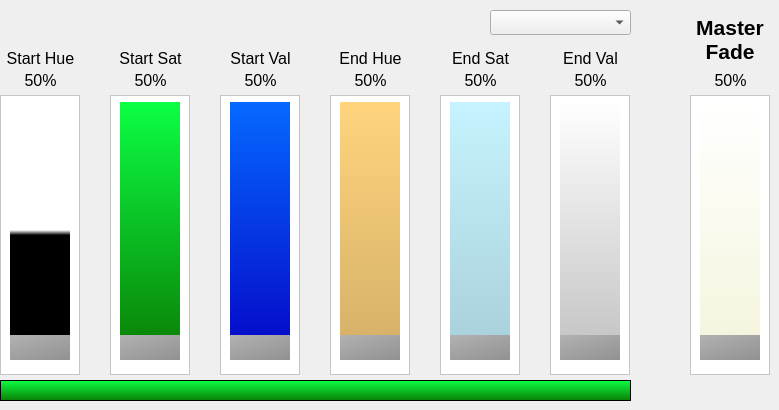
     <widget class="QWidget" name="tabGradient">
      <attribute name="title">
       <string>Gradient</string>
      </attribute>
      <widget class="QSlider" name="sldStartVal">
       <property name="geometry">
        <rect>
         <x>230</x>
         <y>100</y>
         <width>60</width>
         <height>260</height>
        </rect>
       </property>
       <property name="styleSheet">
        <string notr="true">QSlider::groove:vertical {

    width: 80px; /* the groove expands to the size of the slider by default. by giving it a height, it has a fixed size */
    background: qlineargradient(x1:0, y1:0, x2:0, y2:1, stop:0 rgb(5, 105, 255), stop:1 rgb(5, 5, 198));
    margin: 2px 0;
}

QSlider::handle:vertical {
    background: qlineargradient(x1:0, y1:0, x2:1, y2:1, stop:0 #b4b4b4, stop:1 #8f8f8f);

    height: 25px;
    margin: -2px 0; /* handle is placed by default on the contents rect of the groove. Expand outside the groove */
    border-radius: 8px;
}</string>
       </property>
       <property name="maximum">
        <number>255</number>
       </property>
       <property name="orientation">
        <enum>Qt::Vertical</enum>
       </property>
      </widget>
      <widget class="QFrame" name="brdEndHue">
       <property name="geometry">
        <rect>
         <x>330</x>
         <y>95</y>
         <width>80</width>
         <height>280</height>
        </rect>
       </property>
       <property name="styleSheet">
        <string notr="true">background:rgb(255,255,255)</string>
       </property>
       <property name="frameShape">
        <enum>QFrame::StyledPanel</enum>
       </property>
       <property name="frameShadow">
        <enum>QFrame::Raised</enum>
       </property>
      </widget>
      <widget class="QFrame" name="brdStartHue">
       <property name="geometry">
        <rect>
         <x>0</x>
         <y>95</y>
         <width>80</width>
         <height>280</height>
        </rect>
       </property>
       <property name="styleSheet">
        <string notr="true">background:rgb(255,255,255)</string>
       </property>
       <property name="frameShape">
        <enum>QFrame::StyledPanel</enum>
       </property>
       <property name="frameShadow">
        <enum>QFrame::Raised</enum>
       </property>
      </widget>
      <widget class="QSlider" name="sldEndSat">
       <property name="geometry">
        <rect>
         <x>450</x>
         <y>100</y>
         <width>60</width>
         <height>260</height>
        </rect>
       </property>
       <property name="styleSheet">
        <string notr="true">

QSlider::groove:vertical {
    width:80px; /* the groove expands to the size of the slider by default. by giving it a height, it has a fixed size */
    background: qlineargradient(x1:0, y1:0, x2:0, y2:1, stop:0 rgb(198, 243, 255), stop:1 rgb(168, 207, 217));
    margin: 2px 0;
}

QSlider::handle:vertical {
    background: qlineargradient(x1:0, y1:0, x2:1, y2:1, stop:0 #b4b4b4, stop:1 #8f8f8f);
    height: 25px;
    margin: -2px 0; /* handle is placed by default on the contents rect of the groove. Expand outside the groove */
    border-radius: 8px;
}</string>
       </property>
       <property name="maximum">
        <number>255</number>
       </property>
       <property name="orientation">
        <enum>Qt::Vertical</enum>
       </property>
      </widget>
      <widget class="QFrame" name="brdEndSat">
       <property name="geometry">
        <rect>
         <x>440</x>
         <y>95</y>
         <width>80</width>
         <height>280</height>
        </rect>
       </property>
       <property name="autoFillBackground">
        <bool>false</bool>
       </property>
       <property name="styleSheet">
        <string notr="true">background:rgb(255,255,255)</string>
       </property>
       <property name="frameShape">
        <enum>QFrame::StyledPanel</enum>
       </property>
       <property name="frameShadow">
        <enum>QFrame::Raised</enum>
       </property>
      </widget>
      <widget class="QFrame" name="brdStartSat">
       <property name="geometry">
        <rect>
         <x>110</x>
         <y>95</y>
         <width>80</width>
         <height>280</height>
        </rect>
       </property>
       <property name="styleSheet">
        <string notr="true">background:rgb(255,255,255)</string>
       </property>
       <property name="frameShape">
        <enum>QFrame::StyledPanel</enum>
       </property>
       <property name="frameShadow">
        <enum>QFrame::Raised</enum>
       </property>
      </widget>
      <widget class="QSlider" name="sldStartHue">
       <property name="geometry">
        <rect>
         <x>10</x>
         <y>100</y>
         <width>60</width>
         <height>260</height>
        </rect>
       </property>
       <property name="styleSheet">
        <string notr="true">QSlider::groove:vertical {
    width: 80px; /* the groove expands to the size of the slider by default. by giving it a height, it has a fixed size */
    /*border: 4px solid rgb(0,0,0);*/
    background: qlineargradient(x1:0, y1: 0.5, x2: 0, y2: 0.52, stop:0 rgb(255, 255,255), stop:1 rgb(0, 0, 0));
    margin: 2px 0;
}

QSlider::handle:vertical {
    background: qlineargradient(x1:0, y1:0, x2:1, y2:1, stop:0 #b4b4b4, stop:1 #8f8f8f);
    height: 25px;
    margin: -2px 0; /* handle is placed by default on the contents rect of the groove. Expand outside the groove */
    border-radius: 8px;
}</string>
       </property>
       <property name="maximum">
        <number>359</number>
       </property>
       <property name="orientation">
        <enum>Qt::Vertical</enum>
       </property>
      </widget>
      <widget class="QSlider" name="sldEndVal">
       <property name="geometry">
        <rect>
         <x>560</x>
         <y>100</y>
         <width>60</width>
         <height>260</height>
        </rect>
       </property>
       <property name="styleSheet">
        <string notr="true">QSlider::groove:vertical {
    width: 80px; /* the groove expands to the size of the slider by default. by giving it a height, it has a fixed size */
    background: qlineargradient(x1:0, y1:0, x2:0, y2:1, stop:0 rgb(255, 255, 255), stop:1 rgb(194, 194, 194));
    margin: 2px 0;
}

QSlider::handle:vertical {
    background: qlineargradient(x1:0, y1:0, x2:1, y2:1, stop:0 #b4b4b4, stop:1 #8f8f8f);
    height: 25px;
    margin: -2px 0; /* handle is placed by default on the contents rect of the groove. Expand outside the groove */
    border-radius: 8px;
}</string>
       </property>
       <property name="maximum">
        <number>255</number>
       </property>
       <property name="orientation">
        <enum>Qt::Vertical</enum>
       </property>
      </widget>
      <widget class="QSlider" name="sldStartSat">
       <property name="geometry">
        <rect>
         <x>120</x>
         <y>100</y>
         <width>60</width>
         <height>260</height>
        </rect>
       </property>
       <property name="styleSheet">
        <string notr="true">QSlider::groove:vertical {

    width:80px; /* the groove expands to the size of the slider by default. by giving it a height, it has a fixed size */
    background: qlineargradient(x1:0, y1:0, x2:0, y2:1, stop:0 rgb(11, 255, 68), stop:1 rgb(10, 125, 3));
    margin: 2px 0;
}

QSlider::handle:vertical {
    background: qlineargradient(x1:0, y1:0, x2:1, y2:1, stop:0 #b4b4b4, stop:1 #8f8f8f);

    height: 25px;
    margin: -2px 0; /* handle is placed by default on the contents rect of the groove. Expand outside the groove */
    border-radius: 8px;
}</string>
       </property>
       <property name="maximum">
        <number>255</number>
       </property>
       <property name="orientation">
        <enum>Qt::Vertical</enum>
       </property>
      </widget>
      <widget class="QSlider" name="sldEndHue">
       <property name="geometry">
        <rect>
         <x>340</x>
         <y>100</y>
         <width>60</width>
         <height>260</height>
        </rect>
       </property>
       <property name="styleSheet">
        <string notr="true">QSlider::groove:vertical {

    width: 80px; /* the groove expands to the size of the slider by default. by giving it a height, it has a fixed size */
    background: qlineargradient(x1:0, y1:0, x2:0, y2:1, stop:0 rgb(255, 212, 125), stop:1 rgb(211, 175, 103));
    margin: 2px 0;
}

QSlider::handle:vertical {
    background: qlineargradient(x1:0, y1:0, x2:1, y2:1, stop:0 #b4b4b4, stop:1 #8f8f8f);
    height: 25px;
    margin: -2px 0; /* handle is placed by default on the contents rect of the groove. Expand outside the groove */
    border-radius: 8px;
}</string>
       </property>
       <property name="maximum">
        <number>359</number>
       </property>
       <property name="orientation">
        <enum>Qt::Vertical</enum>
       </property>
      </widget>
      <widget class="QFrame" name="brdEndVal">
       <property name="geometry">
        <rect>
         <x>550</x>
         <y>95</y>
         <width>80</width>
         <height>280</height>
        </rect>
       </property>
       <property name="styleSheet">
        <string notr="true">background:rgb(255,255,255)</string>
       </property>
       <property name="frameShape">
        <enum>QFrame::StyledPanel</enum>
       </property>
       <property name="frameShadow">
        <enum>QFrame::Raised</enum>
       </property>
      </widget>
      <widget class="QFrame" name="brdStartVal">
       <property name="geometry">
        <rect>
         <x>220</x>
         <y>95</y>
         <width>80</width>
         <height>280</height>
        </rect>
       </property>
       <property name="styleSheet">
        <string notr="true">background:rgb(255,255,255)</string>
       </property>
       <property name="frameShape">
        <enum>QFrame::StyledPanel</enum>
       </property>
       <property name="frameShadow">
        <enum>QFrame::Raised</enum>
       </property>
      </widget>
      <widget class="QFrame" name="frameGradient">
       <property name="geometry">
        <rect>
         <x>0</x>
         <y>380</y>
         <width>631</width>
         <height>21</height>
        </rect>
       </property>
       <property name="styleSheet">
        <string notr="true">    background: qlineargradient(x1:0, y1:0, x2:0, y2:1, stop:0 rgb(11, 255, 68), stop:1 rgb(10, 125, 3));</string>
       </property>
       <property name="frameShape">
        <enum>QFrame::StyledPanel</enum>
       </property>
       <property name="frameShadow">
        <enum>QFrame::Raised</enum>
       </property>
      </widget>
      <widget class="QComboBox" name="cmbGradient_Layers">
       <property name="geometry">
        <rect>
         <x>490</x>
         <y>10</y>
         <width>141</width>
         <height>25</height>
        </rect>
       </property>
       <property name="styleSheet">
        <string notr="true">QComboBox QAbstractItemView {

    selection-background-color: rgb(0,0,127);
    selection-color: rgb(0, 0, 0);
}</string>
       </property>
      </widget>
      <widget class="QLabel" name="lblStartHue_2">
       <property name="geometry">
        <rect>
         <x>0</x>
         <y>50</y>
         <width>81</width>
         <height>17</height>
        </rect>
       </property>
       <property name="font">
        <font>
         <pointsize>12</pointsize>
        </font>
       </property>
       <property name="text">
        <string>Start Hue</string>
       </property>
       <property name="alignment">
        <set>Qt::AlignCenter</set>
       </property>
      </widget>
      <widget class="QLabel" name="lblEndSat_2">
       <property name="geometry">
        <rect>
         <x>440</x>
         <y>50</y>
         <width>81</width>
         <height>17</height>
        </rect>
       </property>
       <property name="font">
        <font>
         <pointsize>12</pointsize>
        </font>
       </property>
       <property name="text">
        <string>End Sat</string>
       </property>
       <property name="alignment">
        <set>Qt::AlignCenter</set>
       </property>
      </widget>
      <widget class="QLabel" name="lblEndVal_2">
       <property name="geometry">
        <rect>
         <x>550</x>
         <y>50</y>
         <width>81</width>
         <height>17</height>
        </rect>
       </property>
       <property name="font">
        <font>
         <pointsize>12</pointsize>
        </font>
       </property>
       <property name="text">
        <string>End Val</string>
       </property>
       <property name="alignment">
        <set>Qt::AlignCenter</set>
       </property>
      </widget>
      <widget class="QLabel" name="lblStartVal_2">
       <property name="geometry">
        <rect>
         <x>220</x>
         <y>50</y>
         <width>81</width>
         <height>17</height>
        </rect>
       </property>
       <property name="font">
        <font>
         <pointsize>12</pointsize>
        </font>
       </property>
       <property name="text">
        <string>Start Val</string>
       </property>
       <property name="alignment">
        <set>Qt::AlignCenter</set>
       </property>
      </widget>
      <widget class="QLabel" name="lblEndHue_2">
       <property name="geometry">
        <rect>
         <x>330</x>
         <y>50</y>
         <width>81</width>
         <height>17</height>
        </rect>
       </property>
       <property name="font">
        <font>
         <pointsize>12</pointsize>
        </font>
       </property>
       <property name="text">
        <string>End Hue</string>
       </property>
       <property name="alignment">
        <set>Qt::AlignCenter</set>
       </property>
      </widget>
      <widget class="QLabel" name="lblStartSat_2">
       <property name="geometry">
        <rect>
         <x>110</x>
         <y>50</y>
         <width>81</width>
         <height>17</height>
        </rect>
       </property>
       <property name="font">
        <font>
         <pointsize>12</pointsize>
        </font>
       </property>
       <property name="text">
        <string>Start Sat</string>
       </property>
       <property name="alignment">
        <set>Qt::AlignCenter</set>
       </property>
      </widget>
      <widget class="QLabel" name="lblMaster_3">
       <property name="geometry">
        <rect>
         <x>690</x>
         <y>10</y>
         <width>80</width>
         <height>60</height>
        </rect>
       </property>
       <property name="font">
        <font>
         <pointsize>16</pointsize>
         <bold>true</bold>
        </font>
       </property>
       <property name="text">
        <string>&lt;html&gt;&lt;head/&gt;&lt;body&gt;&lt;p&gt;Master Fade&lt;/p&gt;&lt;/body&gt;&lt;/html&gt;</string>
       </property>
       <property name="alignment">
        <set>Qt::AlignCenter</set>
       </property>
       <property name="wordWrap">
        <bool>true</bool>
       </property>
      </widget>
      <widget class="QSlider" name="sldMasterGradient">
       <property name="geometry">
        <rect>
         <x>700</x>
         <y>100</y>
         <width>60</width>
         <height>260</height>
        </rect>
       </property>
       <property name="styleSheet">
        <string notr="true">QSlider::groove:vertical {
    width: 80px; /* the groove expands to the size of the slider by default. by giving it a height, it has a fixed size */
    background: qlineargradient(x1:0, y1:0, x2:0, y2:1, stop:0 rgb(255, 255, 255), stop:1 rgb(244,244,220));
    margin: 2px 0;
}

QSlider::handle:vertical {
    background: qlineargradient(x1:0, y1:0, x2:1, y2:1, stop:0 #b4b4b4, stop:1 #8f8f8f);
    height: 25px;
    margin: -2px 0; /* handle is placed by default on the contents rect of the groove. Expand outside the groove */
    border-radius: 8px;
}</string>
       </property>
       <property name="maximum">
        <number>255</number>
       </property>
       <property name="orientation">
        <enum>Qt::Vertical</enum>
       </property>
      </widget>
      <widget class="QFrame" name="brdMasterGradient">
       <property name="geometry">
        <rect>
         <x>690</x>
         <y>95</y>
         <width>80</width>
         <height>280</height>
        </rect>
       </property>
       <property name="styleSheet">
        <string notr="true">background:rgb(255,255,255)</string>
       </property>
       <property name="frameShape">
        <enum>QFrame::StyledPanel</enum>
       </property>
       <property name="frameShadow">
        <enum>QFrame::Raised</enum>
       </property>
      </widget>
      <widget class="QLabel" name="lblStartHuePercent">
       <property name="geometry">
        <rect>
         <x>10</x>
         <y>70</y>
         <width>61</width>
         <height>20</height>
        </rect>
       </property>
       <property name="font">
        <font>
         <pointsize>12</pointsize>
        </font>
       </property>
       <property name="text">
        <string>50%</string>
       </property>
       <property name="alignment">
        <set>Qt::AlignCenter</set>
       </property>
      </widget>
      <widget class="QLabel" name="lblStartSatPercent">
       <property name="geometry">
        <rect>
         <x>120</x>
         <y>70</y>
         <width>61</width>
         <height>20</height>
        </rect>
       </property>
       <property name="font">
        <font>
         <pointsize>12</pointsize>
        </font>
       </property>
       <property name="text">
        <string>50%</string>
       </property>
       <property name="alignment">
        <set>Qt::AlignCenter</set>
       </property>
      </widget>
      <widget class="QLabel" name="lblStartValPercent">
       <property name="geometry">
        <rect>
         <x>230</x>
         <y>70</y>
         <width>61</width>
         <height>20</height>
        </rect>
       </property>
       <property name="font">
        <font>
         <pointsize>12</pointsize>
        </font>
       </property>
       <property name="text">
        <string>50%</string>
       </property>
       <property name="alignment">
        <set>Qt::AlignCenter</set>
       </property>
      </widget>
      <widget class="QLabel" name="lblEndHuePercent">
       <property name="geometry">
        <rect>
         <x>340</x>
         <y>70</y>
         <width>61</width>
         <height>20</height>
        </rect>
       </property>
       <property name="font">
        <font>
         <pointsize>12</pointsize>
        </font>
       </property>
       <property name="text">
        <string>50%</string>
       </property>
       <property name="alignment">
        <set>Qt::AlignCenter</set>
       </property>
      </widget>
      <widget class="QLabel" name="lblEndSatPercent">
       <property name="geometry">
        <rect>
         <x>450</x>
         <y>70</y>
         <width>61</width>
         <height>20</height>
        </rect>
       </property>
       <property name="font">
        <font>
         <pointsize>12</pointsize>
        </font>
       </property>
       <property name="text">
        <string>50%</string>
       </property>
       <property name="alignment">
        <set>Qt::AlignCenter</set>
       </property>
      </widget>
      <widget class="QLabel" name="lblEndValPercent">
       <property name="geometry">
        <rect>
         <x>560</x>
         <y>70</y>
         <width>61</width>
         <height>20</height>
        </rect>
       </property>
       <property name="font">
        <font>
         <pointsize>12</pointsize>
        </font>
       </property>
       <property name="text">
        <string>50%</string>
       </property>
       <property name="alignment">
        <set>Qt::AlignCenter</set>
       </property>
      </widget>
      <widget class="QLabel" name="lblMasterGradientPercent">
       <property name="geometry">
        <rect>
         <x>700</x>
         <y>70</y>
         <width>61</width>
         <height>20</height>
        </rect>
       </property>
       <property name="font">
        <font>
         <pointsize>12</pointsize>
        </font>
       </property>
       <property name="text">
        <string>50%</string>
       </property>
       <property name="alignment">
        <set>Qt::AlignCenter</set>
       </property>
      </widget>
      <zorder>brdMasterGradient</zorder>
      <zorder>brdEndVal</zorder>
      <zorder>brdStartSat</zorder>
      <zorder>brdEndHue</zorder>
      <zorder>brdEndSat</zorder>
      <zorder>brdStartHue</zorder>
      <zorder>sldEndHue</zorder>
      <zorder>sldStartSat</zorder>
      <zorder>sldStartHue</zorder>
      <zorder>brdStartVal</zorder>
      <zorder>sldStartVal</zorder>
      <zorder>sldEndSat</zorder>
      <zorder>sldEndVal</zorder>
      <zorder>frameGradient</zorder>
      <zorder>cmbGradient_Layers</zorder>
      <zorder>lblStartHue_2</zorder>
      <zorder>lblEndSat_2</zorder>
      <zorder>lblEndVal_2</zorder>
      <zorder>lblStartVal_2</zorder>
      <zorder>lblEndHue_2</zorder>
      <zorder>lblStartSat_2</zorder>
      <zorder>lblMaster_3</zorder>
      <zorder>sldMasterGradient</zorder>
      <zorder>lblStartHuePercent</zorder>
      <zorder>lblStartSatPercent</zorder>
      <zorder>lblStartValPercent</zorder>
      <zorder>lblEndHuePercent</zorder>
      <zorder>lblEndSatPercent</zorder>
      <zorder>lblEndValPercent</zorder>
      <zorder>lblMasterGradientPercent</zorder>
     </widget>
